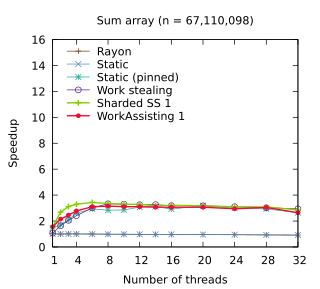

The gnuplot source for this figure:
set title "Sum array (n = 67,110,098)"
set terminal pdf size 3.2,2.9
set output "./results/Sum_array_n___67,110,098.pdf"
set key on
set key top left Left reverse
set key samplen 2.5
set xrange [1:32]
set xtics (1, 4, 8, 12, 16, 20, 24, 28, 32)
set xlabel "Number of threads"
set yrange [0:16]
set ylabel "Speedup"
plot './results/Sum_array_n___67,110,098.dat' using 1:2 title "Rayon" pointsize 0.7 lw 1 pt 1 linecolor rgb "#6E3B23" with linespoints, \
  './results/Sum_array_n___67,110,098.dat' using 1:3 title "Static" pointsize 0.7 lw 1 pt 2 linecolor rgb "#5287C6" with linespoints, \
  './results/Sum_array_n___67,110,098.dat' using 1:4 title "Static (pinned)" pointsize 0.7 lw 1 pt 3 linecolor rgb "#24A793" with linespoints, \
  './results/Sum_array_n___67,110,098.dat' using 1:5 title "Work stealing" pointsize 0.7 lw 1 pt 6 linecolor rgb "#5B2182" with linespoints, \
  './results/Sum_array_n___67,110,098.dat' using 1:6 title "Sharded SS 1" pointsize 0.7 lw 2 pt 1 linecolor rgb "#80D000" with linespoints, \
  './results/Sum_array_n___67,110,098.dat' using 1:7 title "WorkAssisting 1" pointsize 0.4 lw 2 pt 7 linecolor rgb "#F40A35" with linespoints
